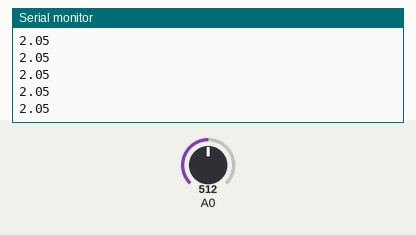
Simulated run of this sketch. Board: Arduino Uno, built with avr-gcc and run on an emulated ATmega328P. Shown: the last lines printed to the serial monitor. The inputs (shaded band) are chosen by the test bench; at power-on: A0 = 512.

Above: at 1.2 s.
1.3 s: A0 set to 716
At 1.31 s:
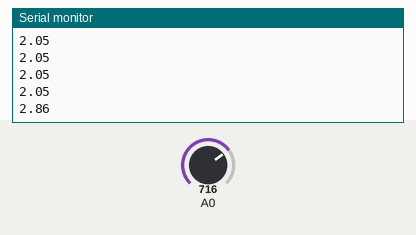
2.8 s: A0 set to 900
At 2.82 s:
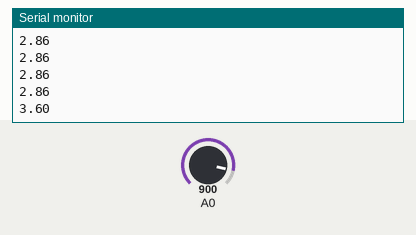
Timing chart, 0 to 5.8 s (numbered marks = the images above; inputs shaded):
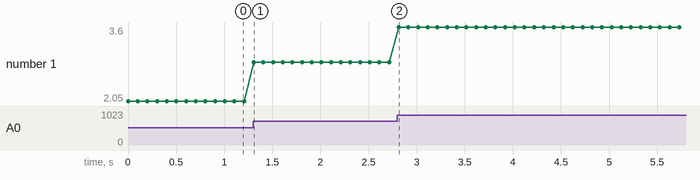

The sketch:

PotTest.ino
```cpp
void setup() {
  pinMode(A0, INPUT);
  Serial.begin(9600);
}

float finalPot = 0;

void loop() {
//
//  for (int i = 0; i < 10; i++) {
//    float pot = analogRead(A0);
//    float value = map(pot, 0, 1023, 0, 5);
//    finalPot = finalPot + value;
//  }
//
//  finalPot = finalPot / 10;

   float pot = analogRead(A0);
   float value = pot / 250;

  Serial.println(value);
  delay(100);
}
```

Measured:
- after the input at 1.3 s, the serial monitor: prints a new line at once (image 1)
- after the input at 2.8 s, the serial monitor: prints a new line at once (image 2)
- plotted number 1: 2.05 → 2.86 after the input at 1.3 s, 2.86 → 3.6 after the input at 2.8 s
